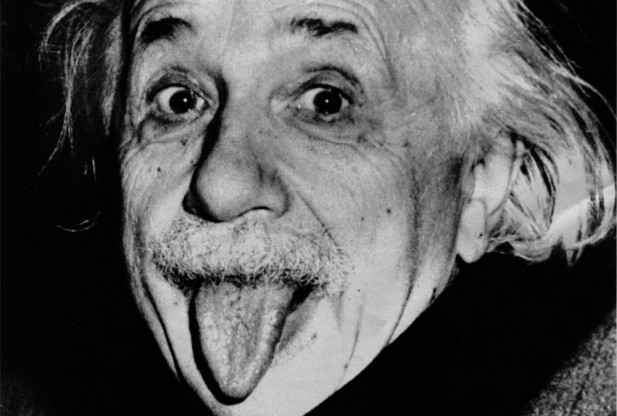
#> input picture data/gibbs/gibbs_demo.jpg, 617 x 416 px
$ jupyter execute --allow-errors '4b.Mean Field Theory.ipynb'   (shell and % lines are left out)   (Python 2 division)
#> lines starting #> are read from the running program, lines starting #| are printed output that depends on the picture
# Mean field

[cell 1]
# Initiialization code
import numpy as np
# from pylab import imshow, show, get_cmap, imread, figure, subplots, title
from numpy import random
import matplotlib.pyplot as plt
import time
from IPython.display import display, clear_output

[cell 2]
# Load and preprocess data
im = plt.imread('../data/gibbs/gibbs_demo.jpg')
#> im is the input picture: shape (416, 617, 3); min 0, max 224, mean 88.7
im = plt.imread('../data/gibbs/moon.jpg')
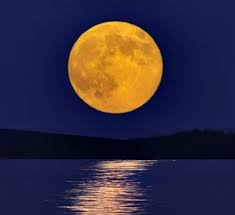
#> input picture data/gibbs/moon.jpg, 235 x 215 px
#> im is the input picture: shape (215, 235, 3); mean R, G, B 52.9, 45.3, 63.5
plt.imshow(im)
#> (this line was passed over: IPython is not available in this run)

def myimshow(state):
    plt.imshow(state, interpolation='nearest')

# Preprocess image to range (-1, 1)
def preproc_data(im, scale=0.1, debug=False):
#> called with scale = 0.1, debug = True
    import skimage.color
    import skimage.transform

    tinyim = skimage.transform.rescale(im, scale)
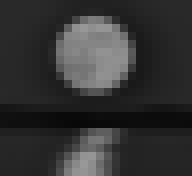
#> tinyim: shape (22, 24, 1) float64 (shown 8 times larger); min 0.0343, max 0.597, mean 0.203
    grayim = skimage.color.rgb2gray(tinyim)

    # Linear map the data to -1, 1
    scale = grayim.max() - grayim.min()
    data = 2 * (grayim -grayim.min()) / scale - 1
    # data = (grayim - grayim.min()) / scale
    if debug:
        print 'original range:', grayim.min(), grayim.max()
        print 'remaped range:', data.min(), data.max()

    return [data, tinyim]

#> (the rest of this cell did not finish here and is left out)
